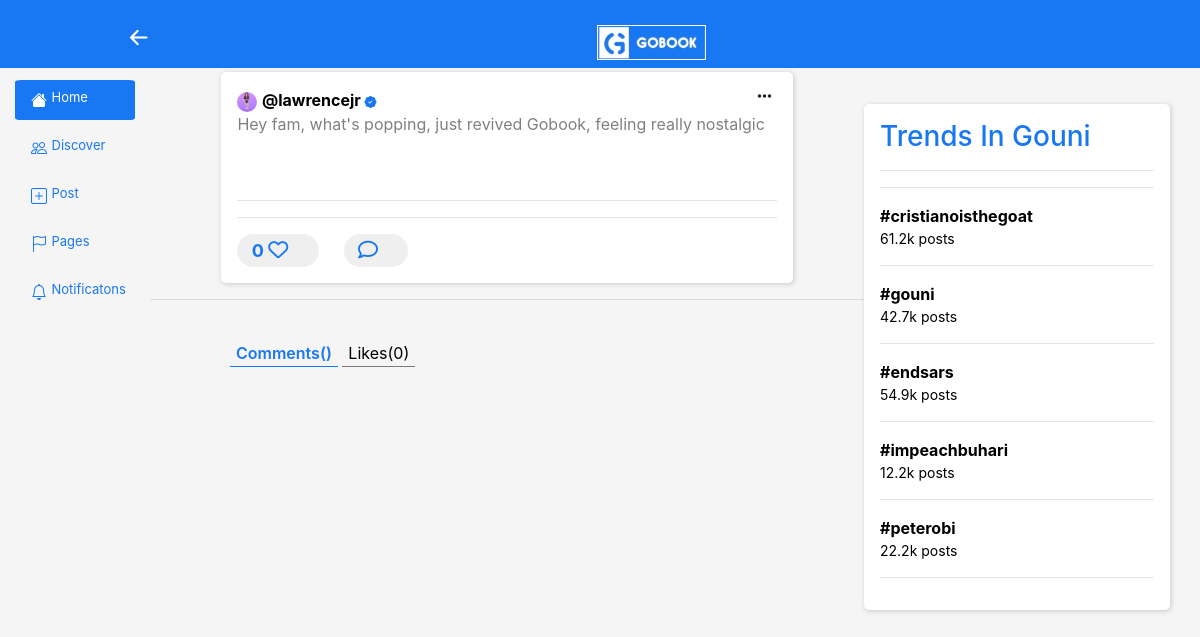
/a_post/a_post.php?id=1, run on the app's committed database.
### tables this page shows
CREATE TABLE `posts` (
  `id` int(11) NOT NULL,
  `user_id` int(11) DEFAULT NULL,
  `poster` varchar(255) DEFAULT NULL,
  `poster_img` varchar(255) DEFAULT NULL,
  `text_post` text DEFAULT NULL,
  `public` varchar(10) DEFAULT NULL,
  `img_post` varchar(255) DEFAULT NULL,
  `anonymous` varchar(10) DEFAULT NULL,
  `verified` varchar(50) DEFAULT NULL,
  `datetime` datetime NOT NULL DEFAULT current_timestamp()
);

### backend/conn.php (called while the page is built, shortened)
<?php
class Connection
{
    public function __construct()
    {
        $dbhost = "localhost";
        $dbuser = "root";
        $dbpass = "";
        $dbname = "gobook";
        try {
            $this->conn = new PDO("mysql:host=$dbhost;dbname=$dbname", $dbuser, $dbpass);
        } catch (PDOException $e) {
            die("Database Connection Error: " . $e->getMessage());
        }
    }
}

### backend/class.php (called while the page is built, shortened)
<?php
include "database.php";
$uID = $_SESSION['id'] ?? null;
$database = new Database;
$data['user'] = $database->getUser($uID);
$data['users'] = $database->getUsers();
$data['husers'] = $database->getHusers();
$data['userss'] = $database->getUserss();
$data['posts'] = $database->getPosts();
$data['Myposts'] = $database->getMyPosts($uID);
$data['friendRequests'] = $database->friendRequests($uID);
$data['numOfFriendRequests'] = $database->numOfFriendRequests($uID);
$data['pages'] = $database->getPages();

### backend/database.php (called while the page is built, shortened)
<?php
class Database extends Controller{
    public function getUser($id){
        $this -> sql = "SELECT * FROM user WHERE id = ?";
        try{
           return $this -> readRow([$id], $this -> sql);
        }catch(PDOException $e){
            return false . $e -> getMessage();
        }
    }
    public function getUsers(){
        $this -> sql = "SELECT * FROM user ORDER BY department";
        try{
           return $this -> readRow([], $this -> sql);
        }catch(PDOException $e){
            return false . $e -> getMessage();
        }
    }
    public function getHusers(){
        $this -> sql = "SELECT * FROM user ORDER BY rand() LIMIT 5";
        try{
           return $this -> readRow([], $this -> sql);
        }catch(PDOException $e){
            return false . $e -> getMessage();
        }
    }
    public function getUserss(){
        $this -> sql = "SELECT * FROM user ORDER BY id DESC LIMIT 5";
        try{
           return $this -> readRow([], $this -> sql);
        }catch(PDOException $e){
            return false . $e -> getMessage();
        }
    }
    public function getPosts(){
        $this -> sql = "SELECT * FROM posts WHERE public = 'yes' ORDER BY id DESC LIMIT 1";
        try{
           return $this -> readRow([], $this -> sql);
        }catch(PDOException $e){
            return false . $e -> getMessage();
        }
    }
    public function getMyPosts($id){
        $this -> sql = "SELECT * FROM posts WHERE user_id = ? AND anonymous = 'no' ORDER BY id DESC";
        try{
           return $this -> readRow([$id], $this -> sql);
        }catch(PDOException $e){
            return false . $e -> getMessage();
        }
    }
    public function getAPost($id){
        $this -> sql = "SELECT * FROM posts WHERE id = ?";
        try{
           return $this -> readRow([$id], $this -> sql);
        }catch(PDOException $e){
            return false . $e -> getMessage();
        }
    }
    public function getNumOfLikes($post_id){
        $this -> sql = "SELECT * FROM likes WHERE post_id = ?";
        try{
           return $this -> numOf([$post_id], $this -> sql);
        }catch(PDOException $e){
            return false . $e -> getMessage();
        }
    }
    public function friendRequests($uID){
        $this -> sql = "SELECT * FROM friend_requests WHERE user_id2 = ? and status = 'sent'";
        try{
           return $this -> readRow([$uID], $this -> sql);
        }catch(PDOException $e){
            return false . $e -> getMessage();
        }
    }
    public function numOfFriendRequests($uID){
        $this -> sql = "SELECT * FROM friend_requests WHERE user_id2 = ? AND status = 'sent'";
        try{
           return $this -> numOf([$uID], $this -> sql);
        }catch(PDOException $e){
            return false . $e -> getMessage();
        }
    }
   public function getPages(){
       $this -> sql = "SELECT * FROM pages";
        try{
           return $this -> readRow([], $this -> sql);
        }catch(PDOException $e){
            return false . $e -> getMessage();
        }
   }
}

### backend/crud.php (called while the page is built, shortened)
<?php
include "conn.php";
class Crud extends Connection{
    public function readRow($params=[], $sql){
        try{
            $this->stmt = $this->conn-> prepare($sql);
            $this->stmt->execute($params);
            return $this->stmt->fetchAll(PDO::FETCH_ASSOC);
        }catch(PDOException $e){
            return $e->getMessage();
        }
    }
    public function numOf($params=[], $sql){
        try{
            $this->stmt = $this->conn->prepare($sql);
            $this->stmt->execute($params);
            $this->stmt->fetchAll(PDO::FETCH_ASSOC);
            return $this->stmt->rowCount();
        }catch(PDOException $e){
            return $e->getMessage();
        }
    }
}

### a_post/a_post.php (the view, shortened to what this page needs)
<?php
include "../backend/class.php";
?>
<!DOCTYPE html>
<html lang="en">
<head>
    <link rel="stylesheet" href="../assets/css/bootstrap.css">
    <link rel="stylesheet" href="../assets/css/style.css">
    <link rel="stylesheet" href="https://cdnjs.cloudflare.com/ajax/libs/font-awesome/6.2.0/css/all.min.css" />
    <link rel="stylesheet" href="https://cdnjs.cloudflare.com/ajax/libs/bootstrap-icons/1.10.3/font/bootstrap-icons.min.css" />
</head>
<body>
    <div class="head_nav">
        <center>
            <div class="row hheader">
                <div class="col-3" style="margin-top: .7rem;">
                    <i onclick="window.close()" class="bi bi-arrow-left-short" style="font-size: 35px; cursor: pointer; "></i>
                </div>
                <div class="col-7 mt-4">
                    <h3 class="logo"><img src="../assets/images/Gobook logo/logo.jpg" alt="" height="35px" style="border: 1px solid white"></h3>
                </div>
                <div class="col-2 mt-3">
                </div>
            </div>
        </center>
    </div>
    <br><br><br>
    <div class="container-fluid main-body">
        <div class="lhs">
            <div class="nav">
                 <div class="nav-item active">
                     <a href="../home/"><i class="bi bi-house-fill"></i></a>&nbsp;
                     <span>Home</span>
                 </div>
                 <div class="nav-item">
                     <a href="../discover/"><i class="bi bi-people"></i></a>&nbsp;
                     <span>Discover</span>
                 </div>
                 <div class="nav-item">
                     <a href="../post/"><i class="bi bi-plus-square"></i></a>&nbsp;
                     <span>Post</span>
                 </div>
                 <div class="nav-item">
                     <a href="../pages/"><i class="bi bi-flag"></i></a>&nbsp;
                     <span>Pages</span>
                 </div>
                 <div class="nav-item">
                     <a href="../notificatons/"><i class="bi bi-bell"></i></a>&nbsp;
                     <span>Notificatons</span>
                 </div>
            </div>
         </div>
         <div class="rhs">
            <div class="container" id="body">
                <div class="mainbody">
                <?php
                    $database = new Database;
                    $id = $_GET['id'];
                    $data['Apost'] = $database -> getApost($id);
                    foreach($data['Apost'] as $d){
                        $userId = $d['user_id'];
                        $poster = $d['poster'];
                        $text_post = $d['text_post'];
                        $verified = $d['verified'];
                        $poster_img = $d['poster_img'];
                        $anonymous = $d['anonymous'];
                    ?>
                    <div class="post">
                    <div class="profile">
                        <?php
                                    if($anonymous == 'yes'){
                                        echo '
                                        <img src="../assets/profilePics/user.png" height="20px" width="20px" alt="" style="border-radius: 50%;">
                                        <b class="profile_name">@anonymous</b>
                                        ';
                                    }else{
                                ?>
                                <a href="../home/latest_users/?id=<?=$userId?>">
                                    <img src="../assets/profilePics/<?=$poster_img; ?>" height="20px" width="20px" alt="" style="border-radius: 50%;">
                                    <b class="profile_name" style="color: black;">@<?=$poster ?>
                                </a>
                                <?php
                                    if($verified == "yes"){
                                ?>
                                    <i class="bi bi-patch-check-fill verified"></i></b>
                                <?php
                                    }else{
                                ?>
                                    <i class="verified"></i></b>
                                <?php
                                    }
                                }
                                ?>
                        <i class="fa-solid fa-ellipsis options"></i>
                    </div>
                        <div class="post_text">
                            <span><?=$text_post ?></span> <br><br>
                        </div>
                    <hr>
                    <hr>
                    <?php
                        $database = new Database;
                        $post_id = $_GET['id'];
                        $numOfComments = $database -> getNumOfComments($post_id);
                        if($numOfComments == 0){
                            $numOfComments = "";
                        }
                        $numOfLikes = $database -> getNumOfLikes($post_id);
                        $check_liked = $database -> check_liked($post_id, $userId);
                        ?>
                    <div class="react">
                                    <form action="" method="post">
                                        <?php
                                        if ($check_liked == 0) {
                                        ?>
                                            <button class="like"
                                                type="button"
                                                postId="<?= $post_id ?>" user_img="<?= $profileImg ?>"
                                                user_img2="<?=$poster_img?>" user_id="<?= $userId ?>"
                                                user_id2="<?= $user_id ?>" liker="<?= $user ?>"
                                                poster="<?= $poster ?>" verified="<?= $verified ?>"
                                                style="cursor: pointer; font-size: 14px; border: none;  margin-right: 1rem;
                                                    border-radius: 20px; margin-right: 1rem; padding: .2rem .9rem; outline: none;">
                                                <b class="no_of_likes" style="color: #1877F2; font-size: 18px;" ><?= $numOfLikes ?> </b>
                                                <i class="fa-regular fa-heart"
                                                    style="cursor: pointer; font-size: 20px;">
                                                </i>
                                            </button>&nbsp;
                                        <?php
                                        }
                                        ?>
                                        <a href="">
                                            <button class="comments"
                                            type="button"
                                                style="cursor: pointer; font-size: 14px; border: none;  margin-right: 1rem;
                                                    border-radius: 20px; margin-right: 1rem; padding: .2rem .9rem; outline: none;">
                                                <i class="fa-regular fa-comment" id="comment" style="cursor: pointer; font-size: 20px;"></i>
                                            </button></a>
                                    </form>
                                </div>
                    </div>
                    <hr>
                    <?php
                    }
                    ?>
                    <br>
                    <div class="reactions">
                        <div class="reactions_btns">
                            <button class="show_comments active">Comments(<?=$numOfComments?>)</button>
                            <button class="show_likes">Likes(<?=$numOfLikes?>)</button>
                        </div>
                    </div>
                </div>
                <div class="trending">
                    <h3>Trends In Gouni</h3>
                    <hr><hr>
                    <div class="trendings">
                        <b>#cristianoisthegoat</b>
                        <p>61.2k posts</p>
                    </div>
                    <hr>
                    <div class="trendings">
                        <b>#gouni</b>
                        <p>42.7k posts</p>
                    </div>
                    <hr>
                    <div class="trendings">
                        <b>#endsars</b>
                        <p>54.9k posts</p>
                    </div>
                    <hr>
                    <div class="trendings">
                        <b>#impeachbuhari</b>
                        <p>12.2k posts</p>
                    </div>
                    <hr>
                    <div class="trendings">
                        <b>#peterobi</b>
                        <p>22.2k posts</p>
                    </div>
                    <hr>
                </div>
            </div>
        </div>
    </div>
    <br><br><br><br>
</body>
</html>

### assets/css/style.css (style rules this page uses)
body { background-color: whitesmoke; }
#body { display: flex; flex-wrap: nowrap; }
.hheader h3 { font-weight: 700; text-shadow: 1px 2px 1px rgb(79, 77, 77); }
.head_nav { width: 100%; box-shadow: 1px 1px 5px rgb(201, 198, 198)k; background: rgb(24, 119, 242); position: fixed; color: white; top: 0; box-sizing: border-box; }
.main-body { display: flex; }
.lhs .nav { position: sticky; top: 4rem; display: block; }
.lhs .nav .nav-item { display: flex; background-color: transparent; color: rgb(24, 119, 242); padding: .5rem 1rem; margin-top: .5rem; border-radius: 5%; width: 120px; }
.lhs .nav .active { background-color: rgb(24, 119, 242); color: white; }
.lhs .nav .nav-item i { color: rgb(24, 119, 242); }
.lhs .nav .active i { color: white; }
.lhs .nav .nav-item span { font-size: 13px; }
.rhs { width: 100%; }
.mainbody { width: 70%; }
.trending { margin-top: 2rem; width: 30%; background-color: white; height: 50%; padding: 1rem; border-radius: 5px; box-shadow: 1px 1px 5px rgb(201, 198, 198); position: sticky; top: 5rem; color: rgb(24, 119, 242); }
.trendings { color: black; }
.post { background-color: white; padding: 1rem; border-radius: 5px; box-shadow: 1px 1px 5px rgb(201, 198, 198); width: 80%; margin: auto; }
.post .post_text { color: grey; }
.post .profile .options { float: right; padding: 0 5px; }
.post .profile .verified { color: rgb(24, 119, 242); font-size: 12px; }
.post .react i { margin-right: 1rem; color: rgb(24, 119, 242); }
.hfriends .layout b, p { font-size: 14px; }
.trending h3 { color: rgb(24, 119, 242); }
.reactions { margin-left: 5rem; }
.reactions_btns button { background-color: transparent; border: none; border-bottom: 1px solid rgb(125, 121, 121); outline: none; }
.reactions_btns .active { background-color: transparent; border: none; border-bottom: 1px solid rgb(24, 119, 242); color: rgb(24, 119, 242); outline: none; font-weight: 600; }

### data on the page
posts: poster_img (picture), poster "lawrencejr", verified "yes" (drawn), text_post "Hey fam, what's popping, just revived Gobook, feeling really nostalgic", numOfLikes "0"

### other printed values
$numOfLikes "0"
